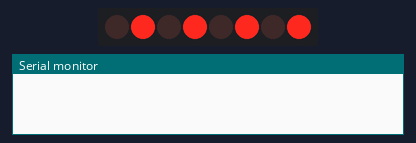
This sketch was run on a simulated Arduino Uno, built with avr-gcc and run on an emulated ATmega328P. On the bench: 8 shift-register outputs drawn as a row of LEDs (first output left, lit = HIGH), the last lines printed to the serial monitor. Wiring (inferred from the names in the program): shift register (74HC595): data pin 12; shift clock pin 9; latch pin 11. Wiring (inferred from the signals the program sends): row of LEDs: on Q0, Q1, Q2, Q3, Q4, Q5, Q6, Q7.

Above: at 0.1 s.
At 1.1 s:
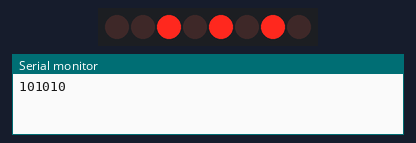
At 2.1 s:
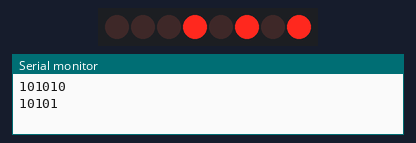
At 3.1 s:
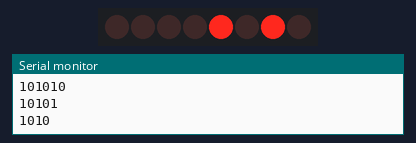
At 4.1 s:
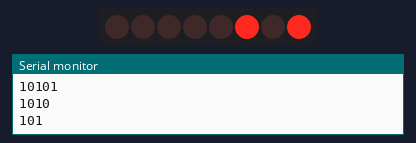
At 6.1 s:
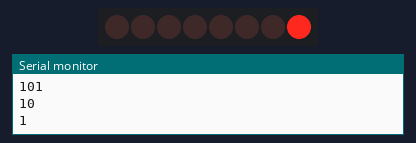
Timing chart, 0 to 8.5 s (numbered marks = the images above):
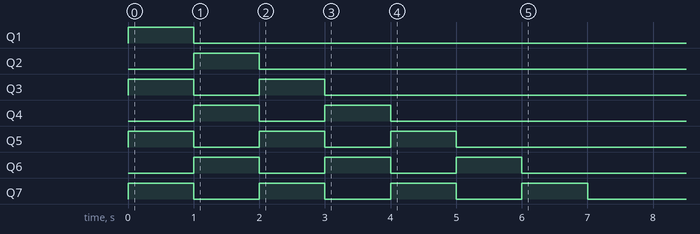

Measured:
- by itself, Q1: LOW → HIGH at 0.00 s, → LOW 1.0 s later
- by itself, Q2: LOW → HIGH at 1.0 s, → LOW 1.0 s later
- by itself, Q3, Q4: alternates HIGH for 1.0 s and LOW for 1.0 s, 4 changes in all, then stays LOW
- by itself, Q5, Q6: alternates HIGH for 1.0 s and LOW for 1.0 s, 6 changes in all, then stays LOW
- by itself, Q7: alternates HIGH for 1.0 s and LOW for 1.0 s, 8 changes in all, then stays LOW

The sketch:

arduino_tutorial_44.ino
```cpp
/*
 * Tutorial 44 Understanding Logical Shift Left and Logical Shift Right with the 74HC595
 * https://youtu.be/3JDgL9rgVb0
 */

const int baudRate = 9600;
const int dt = 1000; // delaytime
const int latchPin = 11;
const int clockPin = 9;
const int dataPin = 12;

byte leds = 0b01010101;

void setup() {
  // put your setup code here, to run once:
  Serial.begin(baudRate);
  pinMode(latchPin, OUTPUT);
  pinMode(dataPin, OUTPUT);
  pinMode(clockPin, OUTPUT);
}

void loop() {
  // put your main code here, to run repeatedly:
  digitalWrite(latchPin, LOW);
  shiftOut(dataPin, clockPin, LSBFIRST, leds);
  digitalWrite(latchPin, HIGH);
  delay(dt);
  leds = leds >> 1;
  Serial.println(leds, BIN);
}
```
